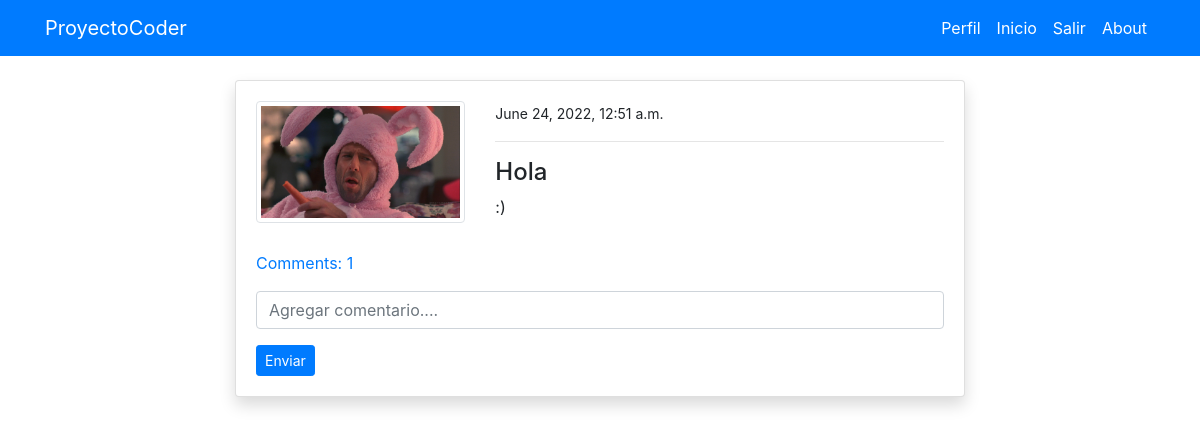
The page /post_detail/3/ (signed in) on the database as committed earlier.
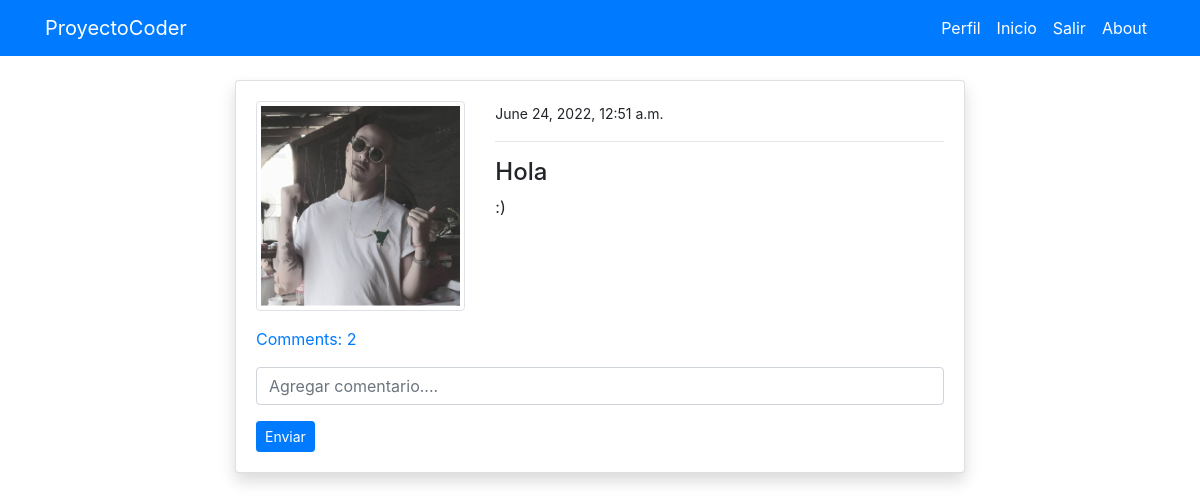
The same page on the database as committed later.
### blogapp/models.py (models this page shows, shortened)
class Postmodel(models.Model):
    titulo = models.CharField(max_length=100)
    contenido = models.TextField()
    author= models.ForeignKey(User, on_delete=models.CASCADE)
    date_created = models.DateTimeField(auto_now_add=True)
    class Meta:
        ordering = ('-date_created',)
    def commentcount(self):
        return self.comment_set.all().count()
    def comments(self):
        return self.comment_set.all()

### users/models.py (models this page shows, shortened)
class Profilemodel(models.Model):
    user = models.OneToOneField(User, on_delete=models.CASCADE)
    image = models.ImageField(default='default.png', upload_to='profile', validators=[
                              FileExtensionValidator(['png', 'jpg'])])

### blogapp/views.py (the view)
# urls.py: path('post_detail/<int:pk>/', views.post_detail, name='blog-post-detail'),
@login_required
def post_detail(request, pk):
    post = Postmodel.objects.get(id=pk)
    if request.method == 'POST':
        c_form = commentform(request.POST)
        if c_form.is_valid():
            instance = c_form.save(commit=False)
            instance.user= request.user
            instance.post = post
            instance.save()
            return redirect('blog-post-detail', pk=post.id)
    else:
        c_form = commentform()
    context = {
        'post':post,
        'c_form': c_form,
    }
    return render(request,'blog/post_detail.html',context)

### blogapp/forms.py
class commentform(forms.ModelForm):
    content= forms.CharField(
        label='', widget=forms.TextInput(attrs={'placeholder': 'Agregar comentario....'}))
    class Meta:
        model = comment
        fields = ('content',)

### templates/Blog/post_detail.html (shortened to what this page needs)
{% extends 'partials/base.html' %}
{% load crispy_forms_tags %}
{% block content %}
<div class="container">
    <div class="row mt-5 pt-3">
        <div class="col-md-8 offset-md-2">
            <div class="card my-3 shadow">
                <div class="card-body">
                    <div class="row">
                        <div class="col-md-4">
                            <img class="img-thumbnail" src="{{ post.author.profilemodel.image.url }}" alt="profile-img">
                        </div>
                        <div class="col-md-8">
                            <small>{{ post.date_created }}</small>
                            <hr>
                            <h4>{{ post.titulo }}</h4>
                            <p>
                                {{ post.contenido }}
                            </p>
                        </div>
                    </div>
                    <p class="mt-3">
                        <a class="" data-toggle="collapse" href="#collapseExample" role="button" aria-expanded="false"
                            aria-controls="collapseExample">
                            Comments: {{ post.commentcount }}
                        </a>
                    </p>
                        <form method="POST">
                            {{ c_form|crispy }}
                            <input class="btn btn-primary btn-sm" type="submit" value="Enviar">
                        </form>
                </div>
            </div>
        </div>
    </div>
</div>
{% endblock %}

Rows that differ between the two databases and show on the page:
changed through a linked row, Postmodel "Hola": author.profilemodel.image: a different picture; commentcount "1" → "2"
